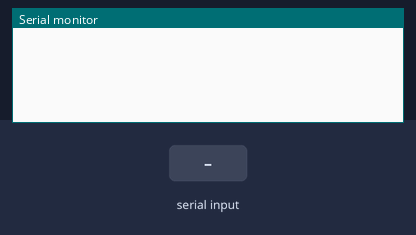
Bench run of a sketch on a simulated Arduino Uno, built with avr-gcc and run on an emulated ATmega328P. Shown: the last lines printed to the serial monitor. The test bench sets the inputs (shaded band).

Above: at 1.2 s.
1.3 s: byte 30 received over Serial
At 2.0 s:
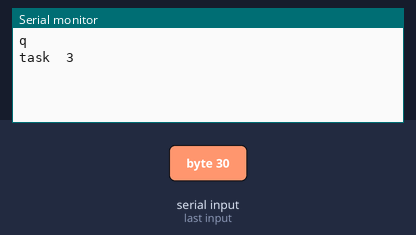
At 3.2 s:
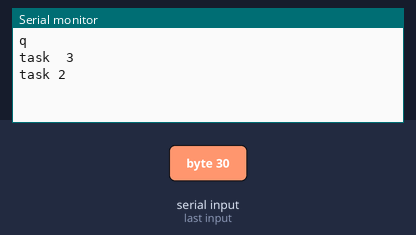

The sketch:

ecoTimer.ino
```cpp
//-----settings-----//
#define debugMode 1

//-----define-----//
#if debugMode == 1
#define debug(x) Serial.println(x)
#else
#define debug(x)
#endif
//-----settings-----//

//-----func-----//
//сами функции
void task1() { debug("task1"); }
void task2() { debug("task 2"); }
void task3() { debug("task  3"); }
//-----func-----//

//-----init-----//
#include"Timer.h"
void(*funcArray[])(void) = { task2, task3 }; //массив функций
uint16_t delayArray[] = { 500, 500 };           //массив периодов

//функция millis/micros, массив функций, массив периодов, длина массива
Timer timer(millis, funcArray, delayArray, sizeof(funcArray) / sizeof(funcArray[0]));
//Timer timer1(millis, task1, 1000);
//-----init-----//

void setup() {
#if debugMode == 1
  Serial.begin(9600);
#endif
}

void loop() {
  timer.tick();
  if (Serial.available() > 0) {
    char x = Serial.read();
    debug("q");
    timer.add(1);
    timer.addNext(0);
    //timer.removeIgnore(1);
  }
}
```

timer.h
```cpp
#pragma once

class Timer {
public:
    ~Timer() {
        delete[] _ignore;
    }

    Timer(unsigned long(*mil)(), void(*func[])(void), uint16_t* delays, uint8_t length) {
        _mil = mil;
        _funcArray = func;
        _delayArray = delays;
        _length = length;
        _mainFlag = (_mil == millis ? 1 : 0);
        _ignore = new int8_t[length];

        for (uint8_t i = 0; i < _length; i++)_ignore[i] = 0;
    }
    /*
        Timer(unsigned long(*mil)(), void(*func)(void), uint16_t* delays, uint8_t length) {
            _mil = mil;
            void(*q[])(void) = { func };
            _funcArray = q;
            _delayArray = delays;
            _length = length;
            _mainFlag = (_mil == millis ? 1 : 0);
            _ignore = new int8_t[length];

            _ignore[0] = 0;
        }
    */

    void add(uint8_t x) { _ignore[x] = 1; }
    void addNext(uint8_t x) { _ignore[x] = 2; }
    void remove(uint8_t x) { _ignore[x] = 0; }
    void always(uint8_t x) { _ignore[x] = 3; }

    void tick() {   //нужно засутунь в loop()
        if (_mil() - _tmr >= (_mainFlag ? 1 : 1000)) {
            _tmr = _mil();
            _counter++;
            for (uint8_t i = 0; i < _length; i++) {
                if (_counter % _delayArray[i] == 0) {
                    if (_ignore[i] == 2) { _ignore[i] = 1; continue; }
                    if (_ignore[i] == 1 || _ignore[i] == 3) {
                        _funcArray[i]();
                        if (_ignore[i] == 1)_ignore[i] = 0;
                    }
                }
            }
        }
    }


private:
    bool _mainFlag;
    uint32_t _counter;
    uint8_t _length;
    int8_t* _ignore;

    uint32_t _tmr;
    unsigned long(*_mil)();
    void (**_funcArray)(void);
    uint16_t* _delayArray;
};
```

Measured:
- after the input at 1.3 s, the serial monitor: prints a new line at once (image 1)
